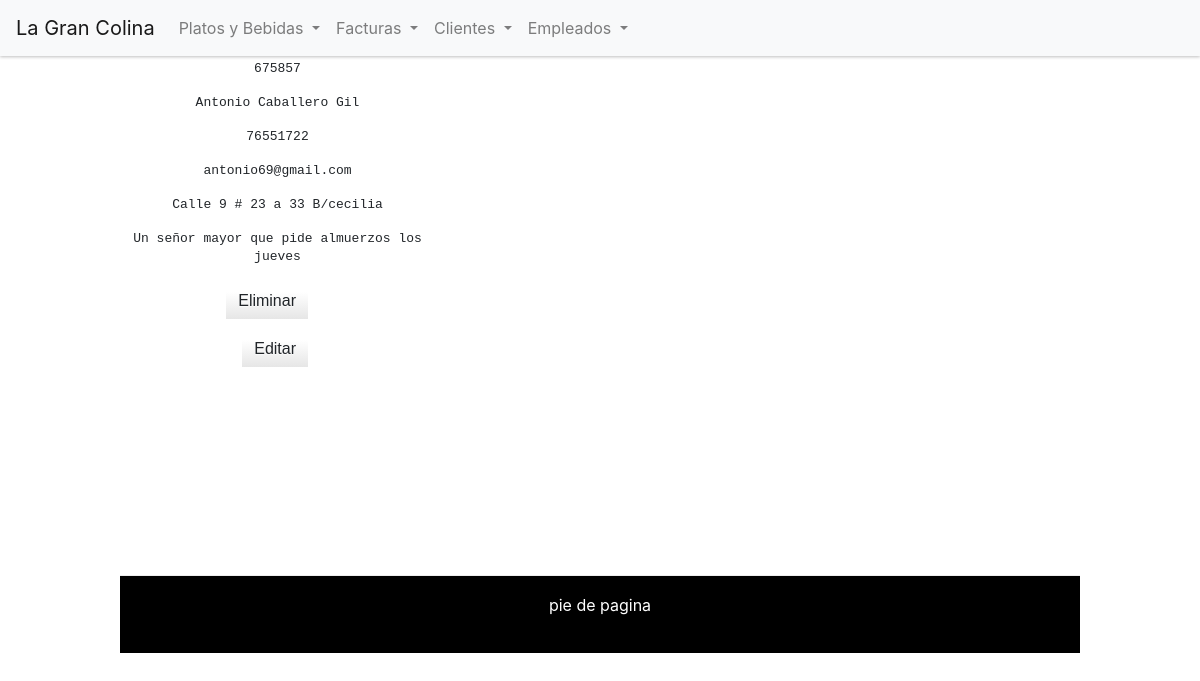
The page /clientes.php on the database its author committed.
### tables this page shows
CREATE TABLE `telefonocliente` (
  `numero` varchar(20) NOT NULL,
  `cliente_cedula` int(11) NOT NULL,
  `descripcion` varchar(255) DEFAULT NULL
);

CREATE TABLE `cliente` (
  `cedula` int(11) NOT NULL,
  `nombre` varchar(100) DEFAULT NULL,
  `direccion` varchar(255) DEFAULT NULL,
  `email` varchar(255) DEFAULT NULL
);

### php/crudCliente.php (called while the page is built, shortened)
<?php
class Cliente{
	private $datos;
public function getClientes(){
include("conexion.php");
	$sql="SELECT * FROM cliente c inner join telefonocliente t on c.cedula=t.cliente_cedula";
	$query = $mysqli->query($sql);
	while ($row=$query->fetch_array()) {
	 $this->datos[]=$row;
	}
	return $this->datos;
}
}
?>

### clientes.php (the view, shortened to what this page needs)
 <?php
  require_once("php/crudCliente.php");
 $obj=new Cliente();
 $clientes=$obj->getClientes();
?>
<html>
   <head>
		<?php require_once("resources/head.php") ?>
   </head>
         <body>
           <div class="cabez">
            <div id="header">
                <?php require_once("resources/header.php") ?>
            </div>
          </div>
              <div id="principal">
                <div id="content">
                    <?php
                    if($clientes!=null){
                    foreach ($clientes as $cliente): ?>
                      <div class="fotos">
                           <p><?php echo $cliente['cedula']; ?></p>
                           <p><?php echo $cliente['nombre']; ?></p>
                           <p><?php echo $cliente['numero']; ?></p>
                           <p><?php echo $cliente["email"]; ?></p>
                           <p><?php echo $cliente["direccion"]; ?></p>
                           <p><?php echo $cliente["descripcion"]; ?></p>
                           <a class="btn" href="clientes.php?cedula=<?php echo $cliente['cedula']; ?>">Eliminar</a>
                           <a class="btn" href="actualizarCliente.php?cedula=<?php echo $cliente['cedula']; ?>">Editar</a>
                      </div>
                    <?php endforeach; }?>
                </div>
                <footer id="footer">pie de pagina</footer>
              </div>
    </body>

### resources/head.php (shortened to what this page needs)
<link rel="stylesheet" href="https://stackpath.bootstrapcdn.com/bootstrap/4.5.0/css/bootstrap.min.css">
  <link rel="stylesheet" type="text/css" href="css/estilos.css">
  <link rel="stylesheet" type="text/css" href="css/bootstrap.css">
  <link rel="stylesheet" type="text/css" href="css/bootstrap.min.css">

### resources/header.php (shortened to what this page needs)
             <nav class="navbar navbar-expand-lg navbar-light bg-light">
  <a class="navbar-brand" href="index.php">La Gran Colina</a>
  <div class="collapse navbar-collapse" id="navbarNavDropdown">
    <ul class="navbar-nav">
      <li class="nav-item dropdown">
     <a class="nav-link dropdown-toggle" href="#" id="navbarDropdownMenuLink" role="button" data-toggle="dropdown" aria-haspopup="true" aria-expanded="false">
       Platos y Bebidas
     </a>
   </li>
      <li class="nav-item dropdown">
     <a class="nav-link dropdown-toggle" href="#" id="navbarDropdownMenuLink" role="button" data-toggle="dropdown" aria-haspopup="true" aria-expanded="false">
       Facturas
     </a>
   </li>
   <li class="nav-item dropdown">
  <a class="nav-link dropdown-toggle" href="#" id="navbarDropdownMenuLink" role="button" data-toggle="dropdown" aria-haspopup="true" aria-expanded="false">
    Clientes
  </a>
</li>
      <li class="nav-item dropdown">
     <a class="nav-link dropdown-toggle"  id="navbarDropdownMenuLink" role="button" data-toggle="dropdown" aria-haspopup="true" aria-expanded="false">
       Empleados
     </a>
   </li>
    </ul>
  </div>
</nav>

### rows shown on the page
telefonocliente: cliente_cedula.cedula "675857", cliente_cedula.nombre "Antonio Caballero Gil", numero "76551722", cliente_cedula.email "antonio69@gmail.com", cliente_cedula.direccion "Calle 9 # 23 a 33 B/cecilia", descripcion "Un señor mayor que pide almuerzos los jueves"
